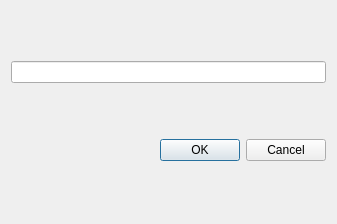
<?xml version="1.0" encoding="UTF-8"?>
<ui version="4.0">
 <class>Dialog</class>
 <widget class="QDialog" name="Dialog">
  <property name="geometry">
   <rect>
    <x>0</x>
    <y>0</y>
    <width>337</width>
    <height>224</height>
   </rect>
  </property>
  <property name="windowTitle">
   <string>Dialog</string>
  </property>
  <layout class="QVBoxLayout" name="verticalLayout">
   <item>
    <widget class="QLineEdit" name="lineEditTexto"/>
   </item>
   <item>
    <widget class="QDialogButtonBox" name="buttonBox">
     <property name="orientation">
      <enum>Qt::Horizontal</enum>
     </property>
     <property name="standardButtons">
      <set>QDialogButtonBox::Cancel|QDialogButtonBox::Ok</set>
     </property>
    </widget>
   </item>
  </layout>
 </widget>
 <resources/>
 <connections>
  <connection>
   <sender>buttonBox</sender>
   <signal>accepted()</signal>
   <receiver>Dialog</receiver>
   <slot>accept()</slot>
   <hints>
    <hint type="sourcelabel">
     <x>227</x>
     <y>152</y>
    </hint>
    <hint type="destinationlabel">
     <x>157</x>
     <y>223</y>
    </hint>
   </hints>
  </connection>
  <connection>
   <sender>buttonBox</sender>
   <signal>rejected()</signal>
   <receiver>Dialog</receiver>
   <slot>reject()</slot>
   <hints>
    <hint type="sourcelabel">
     <x>295</x>
     <y>158</y>
    </hint>
    <hint type="destinationlabel">
     <x>286</x>
     <y>223</y>
    </hint>
   </hints>
  </connection>
 </connections>
</ui>
